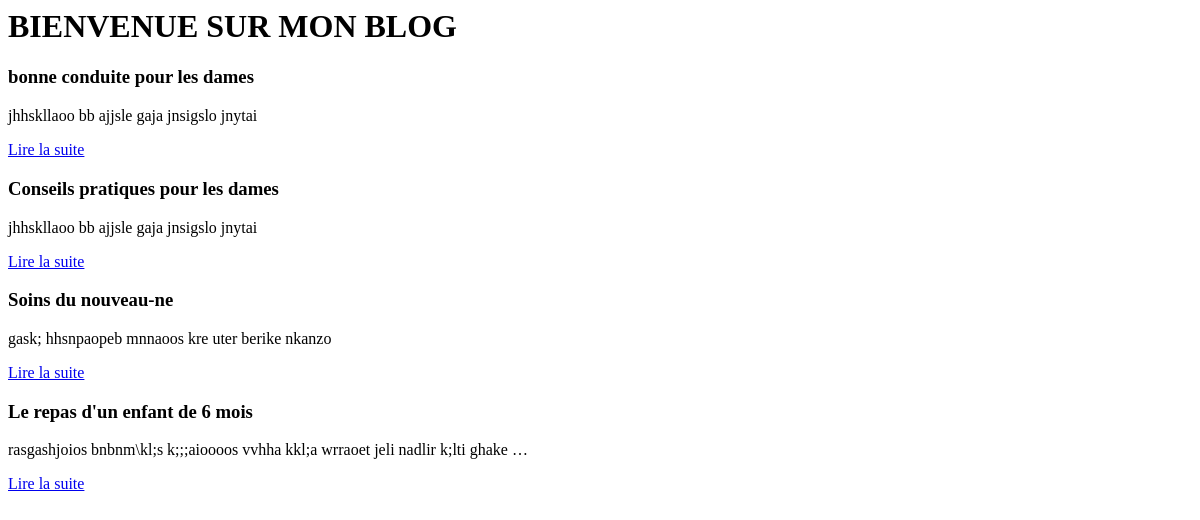
Page /blog/ on the earlier database version.
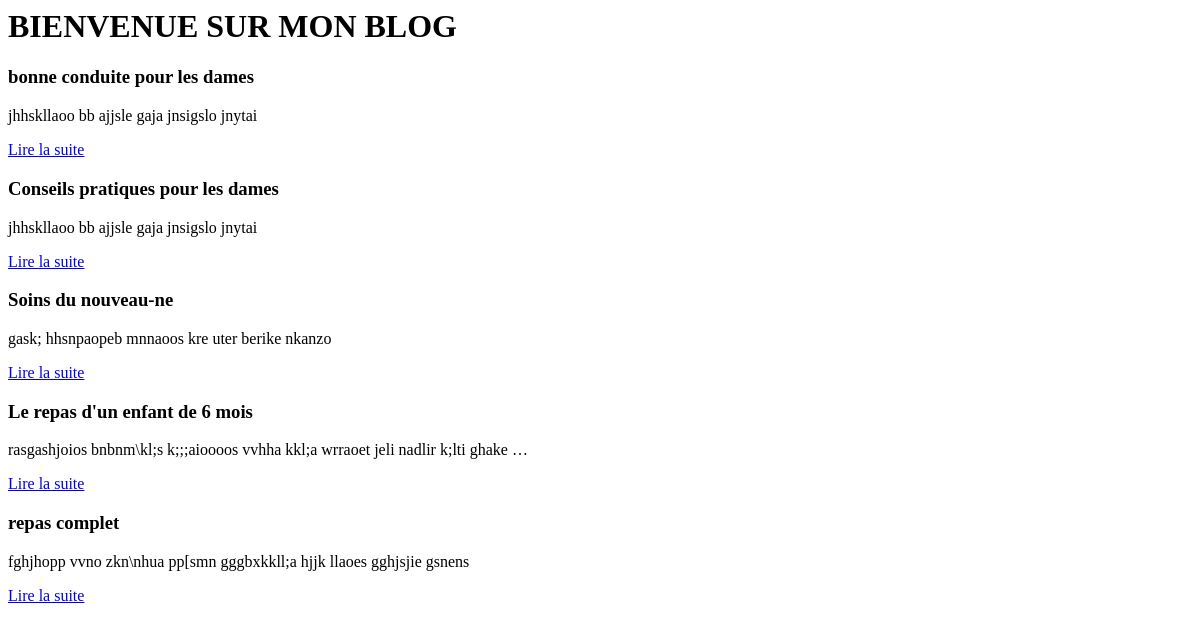
Same page on the later database version.
### blog/models.py (models this page shows, shortened)
class Article(models.Model):
       titre = models.CharField(max_length=100)
       slug = models.SlugField(max_length=100, null=True)
       auteur = models.CharField(max_length=50)
       contenu = models.TextField(null=True)
       date = models.DateTimeField(default=timezone.now,
                                   verbose_name='Date de publication')
       categorie = models.ForeignKey('Categorie', on_delete=models.CASCADE)
       class Meta:
           ordering = ['date']

### blog/views.py (the view)
# urls.py: path('',views.accueil, name='accueil'),
def accueil(request):
    articles = Article.objects.all()
    return render(request, 'blog/accueil.html', {'derniers_articles':articles})

### blog/templates/blog/accueil.html
<html>
<h1>BIENVENUE SUR MON BLOG</h1>
{% for article in derniers_articles %}
	<div class ="article">
		<h3>{{ article.titre }}</h3>
		<p>{{ article.contenu|truncatewords_html:10 }} </p>
		<p><a href="{% url 'lire' id=article.id slug=article.slug%}">Lire la suite</a></p>
	</div>
{% empty %}
	<p>Aucun article.</p>
{% endfor %}
</html>

Differences in the rows shown:
added Article: titre "repas complet", contenu "fghjhopp vvno zkn\\nhua pp[smn gggbxkkll;a hjjk llaoes gghjsjie gsnens"
